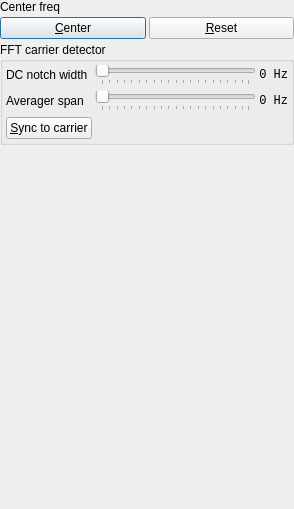
           <widget class="QWidget" name="carrierSyncPage">
            <property name="geometry">
             <rect>
              <x>0</x>
              <y>0</y>
              <width>294</width>
              <height>509</height>
             </rect>
            </property>
            <attribute name="label">
             <string>Carrier recovery</string>
            </attribute>
            <layout class="QGridLayout" name="gridLayout_6">
             <property name="leftMargin">
              <number>0</number>
             </property>
             <property name="topMargin">
              <number>0</number>
             </property>
             <property name="rightMargin">
              <number>0</number>
             </property>
             <property name="bottomMargin">
              <number>0</number>
             </property>
             <property name="spacing">
              <number>3</number>
             </property>
             <item row="2" column="0" colspan="4">
              <widget class="QGroupBox" name="groupBox">
               <property name="title">
                <string>FFT carrier detector</string>
               </property>
               <layout class="QGridLayout" name="gridLayout_7">
                <property name="leftMargin">
                 <number>3</number>
                </property>
                <property name="topMargin">
                 <number>3</number>
                </property>
                <property name="rightMargin">
                 <number>3</number>
                </property>
                <property name="bottomMargin">
                 <number>3</number>
                </property>
                <property name="horizontalSpacing">
                 <number>3</number>
                </property>
                <item row="4" column="2">
                 <widget class="QLabel" name="averagerSpanLabel">
                  <property name="font">
                   <font>
                    <family>Monospace</family>
                   </font>
                  </property>
                  <property name="text">
                   <string>0 Hz</string>
                  </property>
                  <property name="alignment">
                   <set>Qt::AlignRight|Qt::AlignTrailing|Qt::AlignVCenter</set>
                  </property>
                 </widget>
                </item>
                <item row="4" column="0">
                 <widget class="QLabel" name="label_24">
                  <property name="text">
                   <string>Averager span</string>
                  </property>
                 </widget>
                </item>
                <item row="5" column="0">
                 <widget class="QPushButton" name="guessCarrierButton">
                  <property name="text">
                   <string>&amp;Sync to carrier</string>
                  </property>
                 </widget>
                </item>
                <item row="2" column="1">
                 <widget class="QSlider" name="dcNotchSlider">
                  <property name="value">
                   <number>0</number>
                  </property>
                  <property name="orientation">
                   <enum>Qt::Horizontal</enum>
                  </property>
                  <property name="tickPosition">
                   <enum>QSlider::TicksBelow</enum>
                  </property>
                  <property name="tickInterval">
                   <number>5</number>
                  </property>
                 </widget>
                </item>
                <item row="2" column="0">
                 <widget class="QLabel" name="label_26">
                  <property name="text">
                   <string>DC notch width</string>
                  </property>
                 </widget>
                </item>
                <item row="4" column="1">
                 <widget class="QSlider" name="averagerSlider">
                  <property name="minimum">
                   <number>1</number>
                  </property>
                  <property name="maximum">
                   <number>100</number>
                  </property>
                  <property name="orientation">
                   <enum>Qt::Horizontal</enum>
                  </property>
                  <property name="tickPosition">
                   <enum>QSlider::TicksBelow</enum>
                  </property>
                  <property name="tickInterval">
                   <number>5</number>
                  </property>
                 </widget>
                </item>
                <item row="2" column="2">
                 <widget class="QLabel" name="notchWidthLabel">
                  <property name="font">
                   <font>
                    <family>Monospace</family>
                   </font>
                  </property>
                  <property name="text">
                   <string>0 Hz</string>
                  </property>
                  <property name="alignment">
                   <set>Qt::AlignRight|Qt::AlignTrailing|Qt::AlignVCenter</set>
                  </property>
                 </widget>
                </item>
               </layout>
              </widget>
             </item>
             <item row="1" column="2" colspan="2">
              <widget class="QPushButton" name="resetButton">
               <property name="text">
                <string>&amp;Reset</string>
               </property>
              </widget>
             </item>
             <item row="1" column="0" colspan="2">
              <widget class="QPushButton" name="syncButton">
               <property name="text">
                <string>&amp;Center</string>
               </property>
               <property name="autoDefault">
                <bool>false</bool>
               </property>
               <property name="default">
                <bool>true</bool>
               </property>
              </widget>
             </item>
             <item row="7" column="2">
              <spacer name="verticalSpacer_3">
               <property name="orientation">
                <enum>Qt::Vertical</enum>
               </property>
               <property name="sizeHint" stdset="0">
                <size>
                 <width>20</width>
                 <height>584</height>
                </size>
               </property>
              </spacer>
             </item>
             <item row="0" column="0">
              <widget class="QLabel" name="label_21">
               <property name="text">
                <string>Center freq</string>
               </property>
              </widget>
             </item>
             <item row="0" column="1" colspan="3">
              <widget class="FrequencySpinBox" name="syncFreqSpin"/>
             </item>
            </layout>
           </widget>
